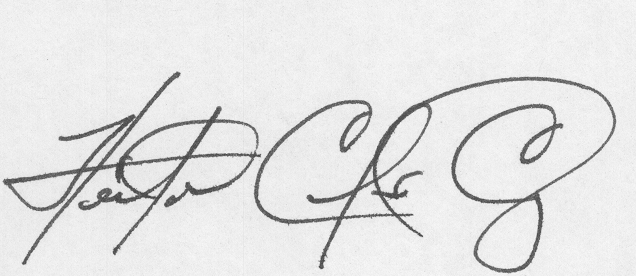
#> input picture signature-project/full_org/original_17_1.png, 636 x 276 px, found by its file name; its folder holds only this picture in this run
$ python preprocess.py
#> lines starting #> are read from the running program, lines starting #| are printed output that depends on the picture; after the words box and inside, x2 and y2 are one past the last pixel; in counts of white or black regions, pixels touching at a corner belong together
#> further down, original_bgr is the input picture: shape (276, 636, 3); min 64, max 251, mean 227.6
"""
preprocess.py
=============
Turns a raw signature scan into a clean, fixed-size image ready for a neural
network.  The pipeline is:

  raw image  →  grayscale  →  binary (Otsu)  →  crop  →  pad  →  resize 224×224

Run this file directly to test on 20 random images from data/full_org.
Results (side-by-side before/after) are saved to check/.
"""

import os
import random

import cv2
import numpy as np


# ---------------------------------------------------------------------------
# Core preprocessing function
# ---------------------------------------------------------------------------

def preprocess_signature(image_path: str) -> np.ndarray:
    """
    Load a signature image and return a clean 224×224 binary image.

    Parameters
    ----------
    image_path : str
        Path to the input image (any format OpenCV can read).

    Returns
    -------
    np.ndarray
        A uint8 array with shape (224, 224).
        Pixel value 0   = ink (dark).
        Pixel value 255 = background (white).
    """

    # ------------------------------------------------------------------
    # Step 1 – Load the image from disk.
    # cv2.imread returns a NumPy array in BGR colour order.
    # If the file doesn't exist or can't be decoded, it returns None.
    # ------------------------------------------------------------------
    img_bgr = cv2.imread(image_path)
    if img_bgr is None:
        raise FileNotFoundError(f"OpenCV could not open image: {image_path}")

    # ------------------------------------------------------------------
    # Step 2 – Convert to grayscale.
    # A colour image has three channels (Blue, Green, Red).  We collapse
    # them into a single channel where each pixel is just a brightness
    # value between 0 (black) and 255 (white).
    # ------------------------------------------------------------------
    gray = cv2.cvtColor(img_bgr, cv2.COLOR_BGR2GRAY)

    # ------------------------------------------------------------------
    # Step 3 – Binarise with Otsu's threshold.
    #
    # "Binarise" means convert every pixel to either pure black (0) or
    # pure white (255) — no shades of grey.
    #
    # Otsu's method automatically picks the best threshold value by
    # analysing the histogram of the image.  We don't need to choose the
    # threshold manually.
    #
    # After thresholding:
    #   • pixels BELOW the threshold  → 0   (ink / foreground)
    #   • pixels ABOVE the threshold  → 255 (background)
    #
    # cv2.THRESH_BINARY_INV makes ink dark and background white, which
    # matches the convention used in most signature datasets.
    # ------------------------------------------------------------------
    _, binary = cv2.threshold(
        gray,
        0,                          # ignored when using Otsu
        255,                        # value assigned to "background" pixels
        cv2.THRESH_BINARY + cv2.THRESH_OTSU,
    )
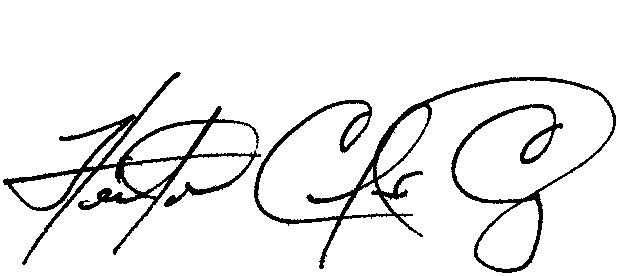
#> binary: shape (276, 636); 92.8% white; 2 black regions, box (x1, y1, x2, y2) and area: (254, 77, 616, 273) 7029, (3, 72, 261, 265) 5662

    # After this step binary contains: 0 where ink is, 255 where background is.
    # But cv2.THRESH_BINARY sets pixels > threshold to 255.
    # For typical scans the background is bright, so the background gets 255
    # and the ink gets 0.  That is exactly what we want.
    # If your images are inverted (dark background) you would swap to
    # cv2.THRESH_BINARY_INV instead.

    # ------------------------------------------------------------------
    # Step 4 – Find the bounding box of the ink and crop to it.
    #
    # We look at where the ink pixels are (value == 0) and find the
    # smallest rectangle that contains all of them.
    # This removes empty white margins so the signature fills the frame.
    #
    # np.where returns the row/column indices of every ink pixel.
    # np.min/max of those indices give us the bounding box corners.
    # ------------------------------------------------------------------
    ink_rows, ink_cols = np.where(binary == 0)   # ink pixels are 0
#> ink_rows = 12691 values from 72 to 272; ink_cols = 12691 values, max 615 at index 1810, min 3 at index 7420, mean 296.1

    if ink_rows.size == 0:
        # Blank or all-white image — nothing to crop, return a white square.
        return np.full((224, 224), 255, dtype=np.uint8)

    row_min, row_max = int(ink_rows.min()), int(ink_rows.max())
#> row_min = 72; row_max = 272
    col_min, col_max = int(ink_cols.min()), int(ink_cols.max())
#> col_min = 3; col_max = 615

    # Slice the binary image to keep only the tight bounding box.
    cropped = binary[row_min : row_max + 1, col_min : col_max + 1]
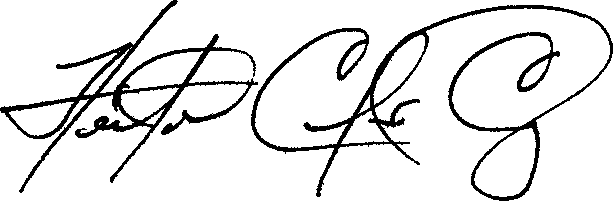
#> cropped: shape (201, 613); 89.7% white; 2 black regions, box (x1, y1, x2, y2) and area: (251, 5, 613, 201) 7029, (0, 0, 258, 193) 5662

    # ------------------------------------------------------------------
    # Step 5 – Pad to a square while preserving the aspect ratio.
    #
    # If we simply stretched the cropped rectangle to 224×224 we would
    # distort the signature (e.g. tall skinny writing would look fat).
    # Instead we add white padding on the shorter sides to make the image
    # square first, then resize.
    #
    # We also add a small fixed margin (PADDING px on each side) so the
    # ink doesn't touch the very edge of the canvas.
    # ------------------------------------------------------------------
    PADDING = 20   # extra white border in pixels before resizing

    h, w = cropped.shape
#> h = 201; w = 613

    # Determine the size of the square canvas: longest side + 2×padding.
    canvas_size = max(h, w) + 2 * PADDING
#> canvas_size = 653

    # Create an all-white canvas of that size.
    canvas = np.full((canvas_size, canvas_size), 255, dtype=np.uint8)

    # Calculate where to paste the cropped signature so it sits centred.
    top  = (canvas_size - h) // 2
#> top = 226
    left = (canvas_size - w) // 2
#> left = 20

    canvas[top : top + h, left : left + w] = cropped
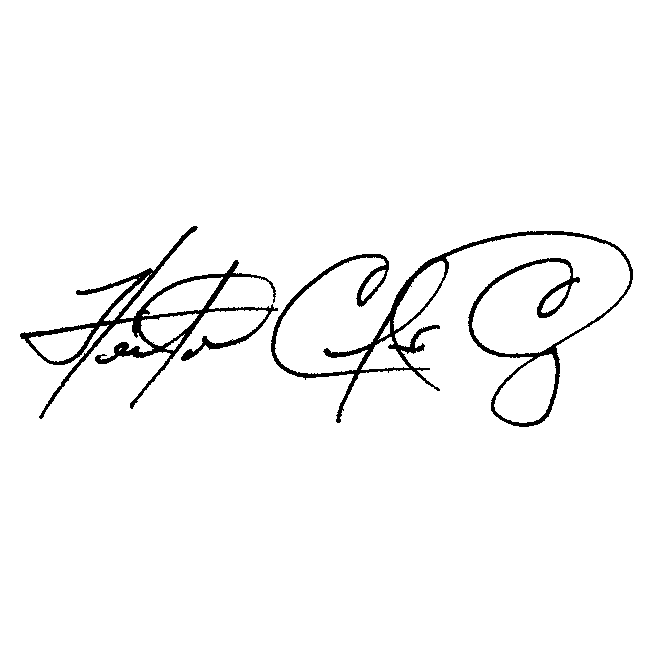
#> canvas: shape (653, 653); 97% white; 2 black regions, box (x1, y1, x2, y2) and area: (271, 231, 633, 427) 7029, (20, 226, 278, 419) 5662

    # ------------------------------------------------------------------
    # Step 6 – Resize to the target size (224×224).
    #
    # cv2.INTER_AREA is the best interpolation method when shrinking an
    # image; it avoids aliasing (jagged edges) by averaging pixels.
    # ------------------------------------------------------------------
    TARGET = 224
    final = cv2.resize(canvas, (TARGET, TARGET), interpolation=cv2.INTER_AREA)

    return final


# ---------------------------------------------------------------------------
# Helper: build a side-by-side comparison image for visual inspection
# ---------------------------------------------------------------------------

def make_comparison(original_bgr: np.ndarray, processed: np.ndarray) -> np.ndarray:
    """
    Stack the original (colour) and processed (grayscale) images side by side.
    Both are resized to the same height for a clean comparison.

    Returns a BGR image suitable for cv2.imwrite.
    """
    TARGET_H = 224

    # Resize original to the same height, keeping its aspect ratio.
    orig_h, orig_w = original_bgr.shape[:2]
#> orig_h = 276; orig_w = 636
    scale = TARGET_H / orig_h
#> scale = 0.812
    orig_resized = cv2.resize(
        original_bgr,
        (int(orig_w * scale), TARGET_H),
        interpolation=cv2.INTER_AREA,
    )

    # Convert the single-channel processed image to BGR so we can stack it
    # next to the colour original.
    processed_bgr = cv2.cvtColor(processed, cv2.COLOR_GRAY2BGR)

    # Add a thin vertical divider line between the two panels.
    divider = np.full((TARGET_H, 4, 3), 200, dtype=np.uint8)   # light-grey line

    comparison = np.hstack([orig_resized, divider, processed_bgr])
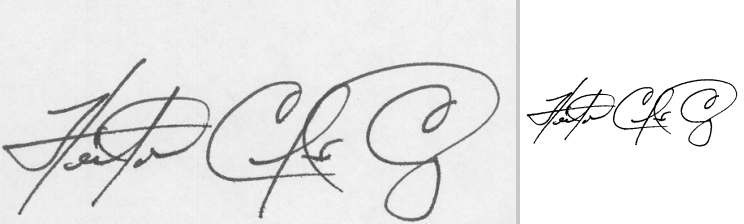
#> comparison: shape (224, 744, 3); min 0, max 255, mean 233.4
    return comparison


# ---------------------------------------------------------------------------
# Test section – runs when you execute this file directly
# ---------------------------------------------------------------------------

if __name__ == "__main__":

    # Paths relative to this script's location.
    SCRIPT_DIR  = os.path.dirname(os.path.abspath(__file__))
    DATA_DIR    = os.path.join(SCRIPT_DIR, "data", "full_org")
    CHECK_DIR   = os.path.join(SCRIPT_DIR, "check")

    # Fall back to full_org at the project root if data/full_org doesn't exist.
    if not os.path.isdir(DATA_DIR):
        DATA_DIR = os.path.join(SCRIPT_DIR, "full_org")

    if not os.path.isdir(DATA_DIR):
        raise FileNotFoundError(
            f"Could not find image folder.  Expected: {DATA_DIR}"
        )

    # Create the output folder if it doesn't exist yet.
    os.makedirs(CHECK_DIR, exist_ok=True)

    # Collect all image files in the data folder.
    VALID_EXTENSIONS = {".png", ".jpg", ".jpeg", ".bmp", ".tif", ".tiff"}
    all_images = [
        f for f in os.listdir(DATA_DIR)
        if os.path.splitext(f)[1].lower() in VALID_EXTENSIONS
    ]

    if len(all_images) == 0:
        raise FileNotFoundError(f"No images found in {DATA_DIR}")

    # Pick 20 at random (or fewer if the folder has less than 20 images).
    sample_size = min(20, len(all_images))
    selected    = random.sample(all_images, sample_size)

    print(f"Found {len(all_images)} images in {DATA_DIR}")
    print(f"Processing {sample_size} random images …\n")

    for i, filename in enumerate(selected, start=1):
        image_path = os.path.join(DATA_DIR, filename)

        # Load the original in colour for the "before" panel.
        original_bgr = cv2.imread(image_path)

        # Run the preprocessing pipeline.
        processed = preprocess_signature(image_path)

        # Build the before/after comparison and save it.
        comparison = make_comparison(original_bgr, processed)
        stem       = os.path.splitext(filename)[0]   # filename without extension
        out_path   = os.path.join(CHECK_DIR, f"{stem}_check.png")
        cv2.imwrite(out_path, comparison)

        print(f"[{i:2d}/{sample_size}]  {filename}  ->  {os.path.basename(out_path)}")

    print(f"\nDone.  Comparisons saved to: {CHECK_DIR}")

$ run again, on signature-project/full_org/original_44_4.png
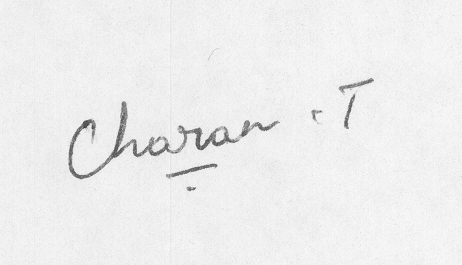
#> input picture signature-project/full_org/original_44_4.png, 462 x 265 px, found by its file name
#> original_bgr is the input picture: shape (265, 462, 3); min 54, max 252, mean 237.5
#> in preprocess_signature, `_, binary = cv2.threshold( gray, 0,                          # ignored..`:
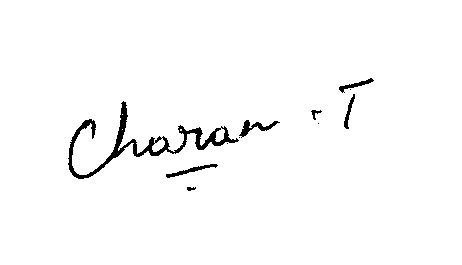
#> binary: shape (265, 462); 98% white; 11 black regions (4 under 20 px), largest, box (x1, y1, x2, y2) and area: (68, 101, 239, 179) 1737, (239, 120, 280, 138) 224, (166, 164, 218, 178) 185
#> ink_rows = 2482 values from 78 to 190; ink_cols = 2482 values, max 373 at index 14, min 68 at index 2046, mean 182.1
#> row_min = 78; row_max = 190
#> col_min = 68; col_max = 373
#> cropped: shape (113, 306); 92.8% white; 11 black regions (4 under 20 px), largest, box (x1, y1, x2, y2) and area: (0, 23, 171, 101) 1737, (171, 42, 212, 60) 224, (98, 86, 150, 100) 185
#> canvas: shape (346, 346); 97.9% white; 11 black regions (4 under 20 px), largest, box (x1, y1, x2, y2) and area: (20, 139, 191, 217) 1737, (191, 158, 232, 176) 224, (118, 202, 170, 216) 185
#> in make_comparison, `comparison = np.hstack([orig_resized, divider, processed_bgr])`:
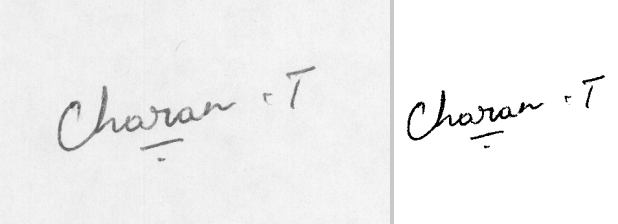
#> comparison: shape (224, 618, 3); min 0, max 255, mean 241.7

$ run again, on signature-project/full_org/original_51_6.png
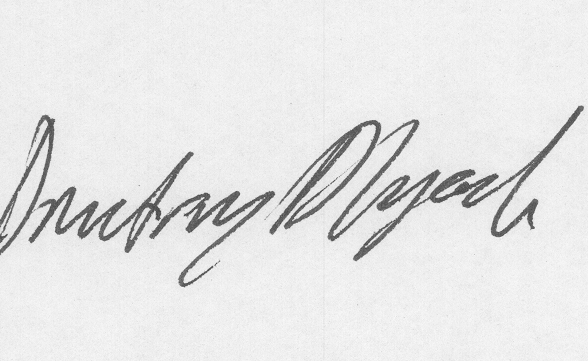
#> input picture signature-project/full_org/original_51_6.png, 588 x 361 px, found by its file name
#> original_bgr is the input picture: shape (361, 588, 3); min 66, max 250, mean 229.1
#> in preprocess_signature, `_, binary = cv2.threshold( gray, 0,                          # ignored..`:
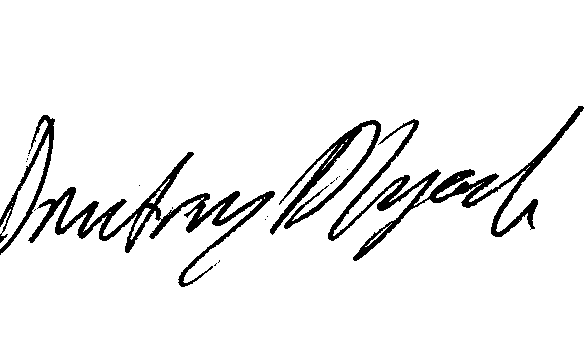
#> binary: shape (361, 588); 93.8% white; 18 black regions (14 under 20 px), largest, box (x1, y1, x2, y2) and area: (328, 106, 584, 261) 4892, (28, 152, 275, 287) 4665, (270, 120, 381, 235) 2160, (0, 115, 55, 255) 1319
#> ink_rows = 13065 values from 106 to 286; ink_cols = 13065 values, max 583 at index 10, min 0 at index 9781, mean 278.4
#> row_min = 106; row_max = 286
#> col_min = 0; col_max = 583
#> cropped: shape (181, 584); 87.6% white; 18 black regions (14 under 20 px), largest, box (x1, y1, x2, y2) and area: (328, 0, 584, 155) 4892, (28, 46, 275, 181) 4665, (270, 14, 381, 129) 2160, (0, 9, 55, 149) 1319
#> canvas: shape (624, 624); 96.6% white; 18 black regions (14 under 20 px), largest, box (x1, y1, x2, y2) and area: (348, 221, 604, 376) 4892, (48, 267, 295, 402) 4665, (290, 235, 401, 350) 2160, (20, 230, 75, 370) 1319
#> in make_comparison, `comparison = np.hstack([orig_resized, divider, processed_bgr])`:
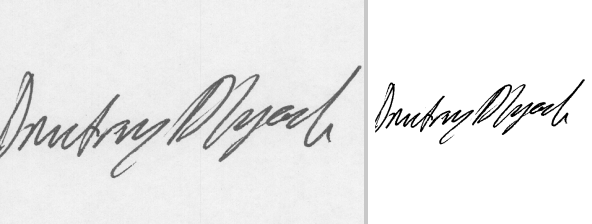
#> comparison: shape (224, 592, 3); min 0, max 255, mean 235.5

$ run again, on signature-project/full_org/original_5_3.png
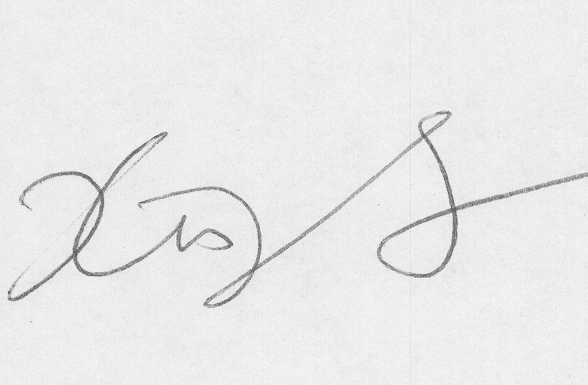
#> input picture signature-project/full_org/original_5_3.png, 588 x 385 px, found by its file name
#> original_bgr is the input picture: shape (385, 588, 3); min 84, max 250, mean 234
#> in preprocess_signature, `_, binary = cv2.threshold( gray, 0,                          # ignored..`:
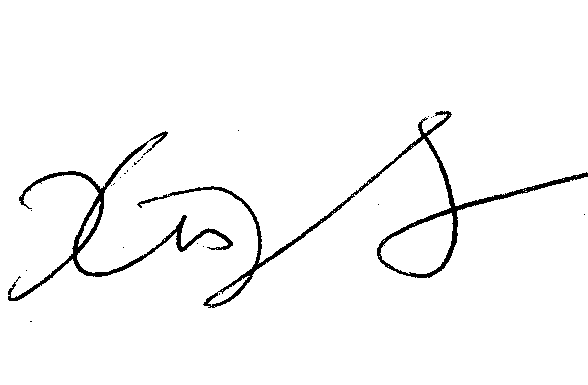
#> binary: shape (385, 588); 97.1% white; 24 black regions (22 under 20 px), largest, box (x1, y1, x2, y2) and area: (137, 111, 588, 308) 3840, (8, 131, 233, 301) 2640
#> ink_rows = 6518 values from 111 to 321; ink_cols = 6518 values, max 587 at index 972, min 8 at index 6210, mean 265.2
#> row_min = 111; row_max = 321
#> col_min = 8; col_max = 587
#> cropped: shape (211, 580); 94.7% white; 24 black regions (22 under 20 px), largest, box (x1, y1, x2, y2) and area: (129, 0, 580, 197) 3840, (0, 20, 225, 190) 2640
#> canvas: shape (620, 620); 98.3% white; 24 black regions (22 under 20 px), largest, box (x1, y1, x2, y2) and area: (149, 204, 600, 401) 3840, (20, 224, 245, 394) 2640
#> in make_comparison, `comparison = np.hstack([orig_resized, divider, processed_bgr])`:
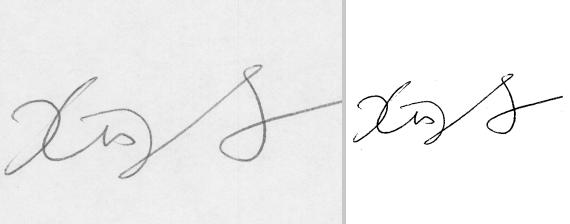
#> comparison: shape (224, 570, 3); min 0, max 255, mean 240.3

$ run again, on signature-project/full_org/original_18_9.png
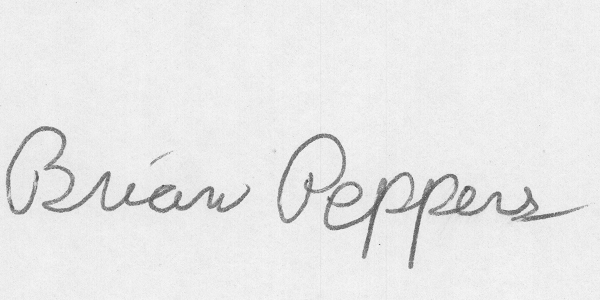
#> input picture signature-project/full_org/original_18_9.png, 600 x 300 px, found by its file name
#> original_bgr is the input picture: shape (300, 600, 3); min 72, max 249, mean 232.4
#> binary: shape (300, 600); 95.9% white; 9 black regions (4 under 20 px), largest, box (x1, y1, x2, y2) and area: (324, 172, 584, 269) 3496, (6, 126, 250, 213) 2618, (277, 133, 346, 223) 1031, (7, 170, 39, 215) 268, (150, 153, 167, 165) 36
#> ink_rows = 7456 values from 126 to 268; ink_cols = 7456 values, max 587 at index 4917, min 6 at index 1116, mean 286.8
#> row_min = 126; row_max = 268
#> col_min = 6; col_max = 587
#> cropped: shape (143, 582); 91% white; 9 black regions (4 under 20 px), largest, box (x1, y1, x2, y2) and area: (318, 46, 578, 143) 3496, (0, 0, 244, 87) 2618, (271, 7, 340, 97) 1031, (1, 44, 33, 89) 268, (144, 27, 161, 39) 36
#> canvas: shape (622, 622); 98.1% white; 9 black regions (4 under 20 px), largest, box (x1, y1, x2, y2) and area: (338, 285, 598, 382) 3496, (20, 239, 264, 326) 2618, (291, 246, 360, 336) 1031, (21, 283, 53, 328) 268, (164, 266, 181, 278) 36
#> in make_comparison, `comparison = np.hstack([orig_resized, divider, processed_bgr])`:
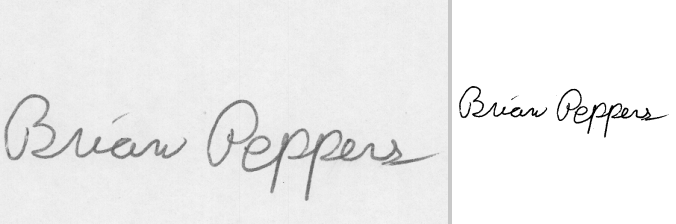
#> comparison: shape (224, 676, 3); min 0, max 255, mean 238.1
